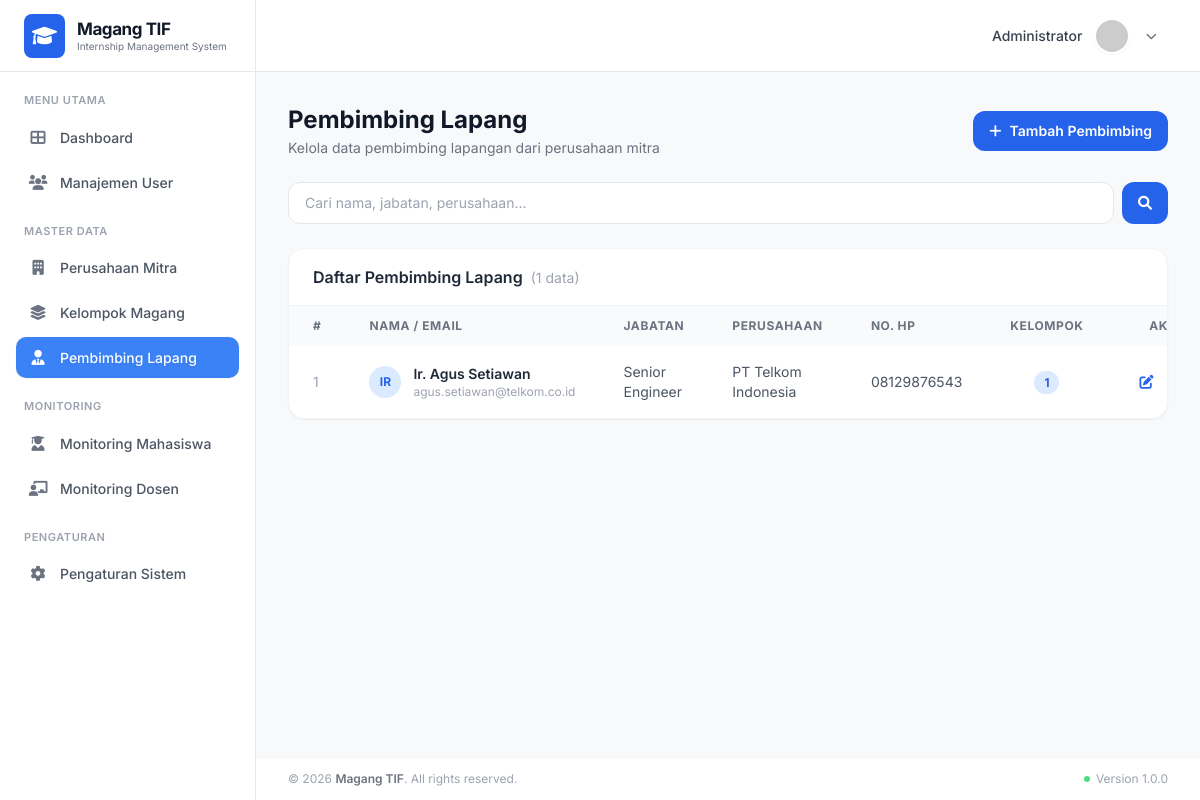
The page /admin/manajemen_pembimbing.php (signed in) on the database its author committed.
### tables this page shows
CREATE TABLE `pembimbing_lapang` (
  `id` int(11) NOT NULL,
  `user_id` int(11) DEFAULT NULL,
  `company_id` int(11) DEFAULT NULL,
  `nama` varchar(255) NOT NULL,
  `jabatan` varchar(100) DEFAULT NULL,
  `no_hp` varchar(20) DEFAULT NULL,
  `email` varchar(255) NOT NULL,
  `created_at` timestamp NULL DEFAULT CURRENT_TIMESTAMP,
  `updated_at` timestamp NULL DEFAULT CURRENT_TIMESTAMP
);

CREATE TABLE `companies` (
  `id` int(11) NOT NULL,
  `nama_perusahaan` varchar(255) NOT NULL,
  `alamat_perusahaan` text,
  `email_business` varchar(255) NOT NULL,
  `contact_person` varchar(100) DEFAULT NULL,
  `no_hp` varchar(20) DEFAULT NULL,
  `bidang_usaha` varchar(100) DEFAULT NULL,
  `status_permodalan` varchar(100) DEFAULT NULL,
  `visi` text,
  `misi` text,
  `denah_lokasi` text,
  `deskripsi_kerja` text,
  `struktur_organisasi` text,
  `latitude` decimal(10,8) DEFAULT NULL,
  `longitude` decimal(11,8) DEFAULT NULL,
  `radius` int(11) DEFAULT NULL,
  `created_at` timestamp NULL DEFAULT CURRENT_TIMESTAMP,
  `updated_at` timestamp NULL DEFAULT CURRENT_TIMESTAMP
);

### admin/manajemen_pembimbing.php (the view, shortened to what this page needs)
<?php
require_once __DIR__ . '/../config/db_connect.php';
$search = trim($_GET['q'] ?? '');
$params = []; $where = '';
$pembimbings = $conn->prepare("
    SELECT pl.*, c.nama_perusahaan,
           (SELECT COUNT(*) FROM `groups` g WHERE g.pembimbing_lapang_id = pl.id) as total_group
    FROM pembimbing_lapang pl
    LEFT JOIN companies c ON pl.company_id = c.id
    $where
    ORDER BY pl.created_at DESC
");
$pembimbings->execute($params);
$pembimbings = $pembimbings->fetchAll();
?>
<!DOCTYPE html>
<html lang="id">
<head>
    <script src="https://cdn.tailwindcss.com"></script>
    <link href="https://cdnjs.cloudflare.com/ajax/libs/font-awesome/6.0.0/css/all.min.css" rel="stylesheet">
</head>
<body class="flex h-screen overflow-hidden text-gray-800">
<?php include '../includes/sidebar.php'; ?>
<div class="flex-1 flex flex-col h-screen overflow-hidden">
    <?php include '../includes/header.php'; ?>
    <main class="flex-1 overflow-y-auto p-6 md:p-8 bg-[#f8f9fa]">
        <div class="max-w-[1200px] mx-auto space-y-6">
            <div class="flex flex-col sm:flex-row sm:items-center sm:justify-between gap-3">
                <div>
                    <h2 class="text-2xl font-bold text-gray-900">Pembimbing Lapang</h2>
                    <p class="text-gray-500 text-sm mt-0.5">Kelola data pembimbing lapangan dari perusahaan mitra</p>
                </div>
                <button onclick="openModal('modalTambah')" class="inline-flex items-center gap-2 bg-blue-600 hover:bg-blue-700 text-white px-4 py-2.5 rounded-xl font-semibold text-sm transition-colors">
                    <i class="fas fa-plus"></i> Tambah Pembimbing
                </button>
            </div>
            <form method="GET" class="flex gap-2">
                <input type="text" name="q" value="<?= htmlspecialchars($search) ?>" placeholder="Cari nama, jabatan, perusahaan..."
                       class="flex-1 border border-gray-200 rounded-xl px-4 py-2.5 text-sm focus:outline-none focus:ring-2 focus:ring-blue-500">
                <button type="submit" class="bg-blue-600 text-white px-4 py-2.5 rounded-xl text-sm hover:bg-blue-700 transition-colors"><i class="fas fa-search"></i></button>
            </form>
            <div class="bg-white rounded-2xl shadow-sm border border-gray-100 overflow-hidden">
                <div class="px-6 py-4 border-b border-gray-100">
                    <h3 class="font-semibold text-gray-800">Daftar Pembimbing Lapang <span class="text-sm font-normal text-gray-400 ml-1">(<?= count($pembimbings) ?> data)</span></h3>
                </div>
                <div class="overflow-x-auto">
                    <table class="w-full text-sm">
                        <thead class="bg-gray-50 text-gray-500 text-xs uppercase tracking-wider">
                            <tr>
                                <th class="px-6 py-3 text-left">#</th>
                                <th class="px-6 py-3 text-left">Nama / Email</th>
                                <th class="px-6 py-3 text-left">Jabatan</th>
                                <th class="px-6 py-3 text-left">Perusahaan</th>
                                <th class="px-6 py-3 text-left">No. HP</th>
                                <th class="px-6 py-3 text-center">Kelompok</th>
                                <th class="px-6 py-3 text-center">Aksi</th>
                            </tr>
                        </thead>
                        <tbody class="divide-y divide-gray-50">
                            <?php if (empty($pembimbings)): ?>
                            <tr><td colspan="7" class="px-6 py-10 text-center text-gray-400"><i class="fas fa-user-tie text-3xl mb-2 block"></i>Belum ada pembimbing lapang</td></tr>
                            <?php else: ?>
                            <?php foreach ($pembimbings as $i => $p): ?>
                            <tr class="hover:bg-gray-50 transition-colors">
                                <td class="px-6 py-4 text-gray-400"><?= $i + 1 ?></td>
                                <td class="px-6 py-4">
                                    <div class="flex items-center gap-3">
                                        <div class="w-8 h-8 rounded-full bg-blue-100 flex items-center justify-center text-blue-600 text-xs font-bold shrink-0">
                                            <?= strtoupper(substr($p['nama'], 0, 2)) ?>
                                        </div>
                                        <div>
                                            <p class="font-semibold text-gray-800"><?= htmlspecialchars($p['nama']) ?></p>
                                            <p class="text-xs text-gray-400"><?= htmlspecialchars($p['email']) ?></p>
                                        </div>
                                    </div>
                                </td>
                                <td class="px-6 py-4 text-gray-600"><?= htmlspecialchars($p['jabatan'] ?: '-') ?></td>
                                <td class="px-6 py-4 text-gray-600"><?= htmlspecialchars($p['nama_perusahaan'] ?: '-') ?></td>
                                <td class="px-6 py-4 text-gray-600"><?= htmlspecialchars($p['no_hp'] ?: '-') ?></td>
                                <td class="px-6 py-4 text-center">
                                    <span class="bg-blue-100 text-blue-700 text-xs font-semibold px-2.5 py-1 rounded-full"><?= (int)$p['total_group'] ?></span>
                                </td>
                                <td class="px-6 py-4 text-center">
                                    <div class="flex items-center justify-center gap-2">
                                        <button onclick='openEdit(<?= json_encode($p) ?>)' class="text-blue-600 hover:bg-blue-50 p-2 rounded-lg transition-colors"><i class="fas fa-edit"></i></button>
                                    </div>
                                </td>
                            </tr>
                            <?php endforeach; ?>
                            <?php endif; ?>
                        </tbody>
                    </table>
                </div>
            </div>
        </div>
    </main>
    <?php include '../includes/footer.php'; ?>
</div>
</body>
</html>

### admin/manajemen_pembimbing.php (style rules this page uses)
body { font-family: 'Inter', sans-serif; background-color: #f8f9fa; }

### rows shown on the page
pembimbing_lapang: nama "IR", nama "Ir. Agus Setiawan", email "agus.setiawan@telkom.co.id", jabatan "Senior Engineer", company.nama_perusahaan "PT Telkom Indonesia", no_hp "08129876543", total_group "1"

### other values the page prints
$groupName "MENU UTAMA"
$menu['title'] "Dashboard"
$menu['title'] "Manajemen User"
$groupName "MASTER DATA"
$menu['title'] "Perusahaan Mitra"
$menu['title'] "Kelompok Magang"
$menu['title'] "Pembimbing Lapang"
$groupName "MONITORING"
$menu['title'] "Monitoring Mahasiswa"
$menu['title'] "Monitoring Dosen"
$groupName "PENGATURAN"
$menu['title'] "Pengaturan Sistem"
$userName "Administrator"
count($pembimbings) "1"
$appName "Magang TIF"
